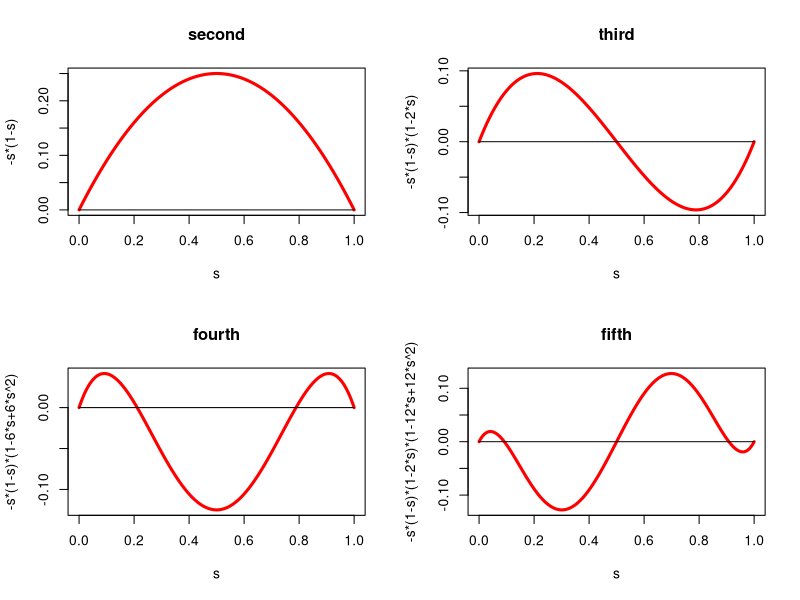

R code for this plot:
png("logders.png")
par(mfrow=c(2,2))
s<-seq(0,1,by=.001)
plot(s,s*(1-s),main="second",ylab="-s*(1-s)",col="RED",type="l",lwd=3)
lines(c(0,1),c(0,0))
plot(s,s*(1-s)*(1-2*s),main="third",ylab="-s*(1-s)*(1-2*s)",col="RED",type="l",lwd=3)
lines(c(0,1),c(0,0))
plot(s,s*(1-s)*(1-6*s+6*s^2),main="fourth",ylab="-s*(1-s)*(1-6*s+6*s^2)",col="RED",type="l",lwd=3)
lines(c(0,1),c(0,0))
plot(s,s*(1-s)*(1-2*s)*(1-12*s+12*s^2),main="fifth",ylab="-s*(1-s)*(1-2*s)*(1-12*s+12*s^2)",col="RED",type="l",lwd=3)
lines(c(0,1),c(0,0))
par(mfrow=c(1,1))
dev.off()
